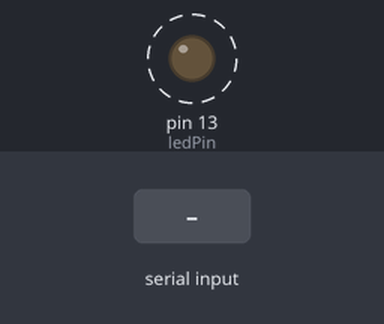
A sketch run on a simulated Arduino Mega 2560, built with avr-gcc and run on an emulated ATmega2560. Shown: output pins drawn as LEDs (lit = HIGH). Dashed ring = blinking. Inputs (shaded band) come from the test bench. What the sketch prints to the serial monitor is not drawn.

Above: at 1.2 s.
1.3 s: "1" received over Serial
Timing chart, 0 to 10.3 s (numbered marks = the images above; inputs shaded):
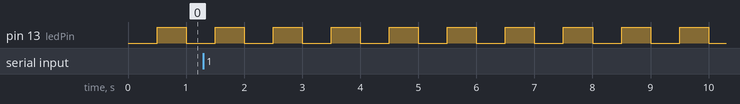

Measured:
- by itself, pin 13 (ledPin): alternates HIGH for 0.50 s and LOW for 0.50 s

The sketch:

host.ino
```cpp
#define DEBUG true

#define DEVICE Serial1
#define COMPUTER Serial

const int ledPin = LED_BUILTIN;
int ledState = LOW;
unsigned long previousMillis = 0;
const long interval = 500;

void setup()
{
	// start serial
	COMPUTER.begin(38400);
	DEVICE.begin(38400);

	// activate LED pin
	pinMode(ledPin, OUTPUT);
}

void loop()
{

	// blink the LED to show power status
	blinkLED();

	// if there's anything in the serial buffer
	int incomingByte;
	if (COMPUTER.available() > 0)
	{
		// read first byte in buffer
		incomingByte = COMPUTER.read();

		// send it to the TARGET device
		DEVICE.write(incomingByte);

		// if debug, print the character back to the computer
		if (DEBUG)
		{
			COMPUTER.print("»»» ");
			COMPUTER.write(incomingByte);

			COMPUTER.print(", dec: ");
			COMPUTER.print(incomingByte, DEC);

			COMPUTER.print(", hex: ");
			COMPUTER.print(incomingByte, HEX);

			COMPUTER.print(", oct: ");
			COMPUTER.print(incomingByte, OCT);

			COMPUTER.print(", bin: ");
			COMPUTER.println(incomingByte, BIN);
		}
	}
}

void blinkLED()
{
	// check to see if it's time to blink the LED; that is, if the difference
	// between the current time and last time you blinked the LED is bigger than
	// the interval at which you want to blink the LED.
	unsigned long currentMillis = millis();

	if (currentMillis - previousMillis >= interval)
	{
		// save the last time you blinked the LED
		previousMillis = currentMillis;

		// if the LED is off turn it on and vice-versa:
		if (ledState == LOW)
		{
			ledState = HIGH;
		}
		else
		{
			ledState = LOW;
		}

		// set the LED with the ledState of the variable:
		digitalWrite(ledPin, ledState);
	}
}
```
